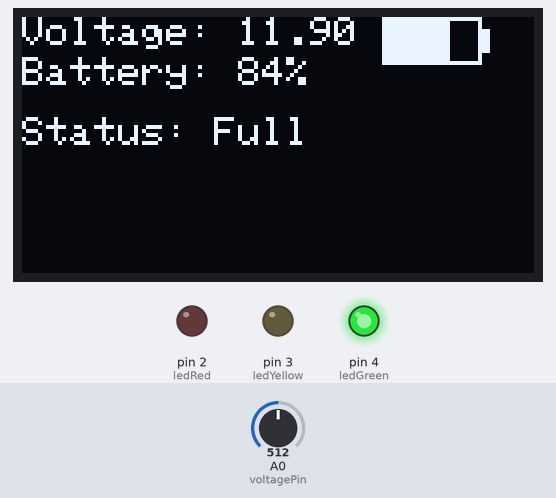
The sketch below on a simulated Arduino Uno, built with avr-gcc and run on an emulated ATmega328P. On the bench: 128×64 one-colour display, output pins drawn as LEDs (lit = HIGH). The test bench sets the inputs (shaded band); at power-on: A0 (voltagePin) = 512.

Above: at 3.2 s.
3.3 s: A0 (voltagePin) set to 488
At 5.0 s:
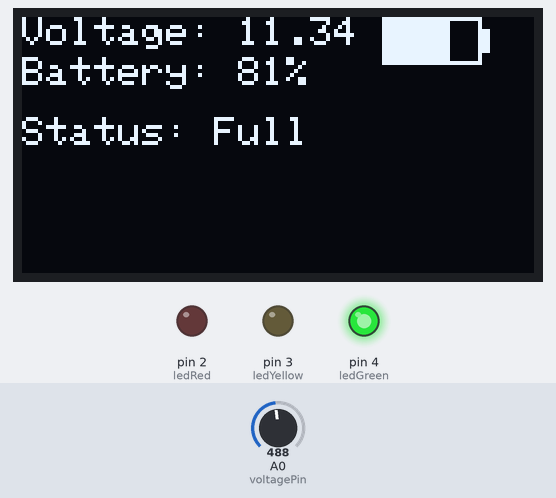
5.6 s: A0 (voltagePin) set to 474
At 7.4 s:
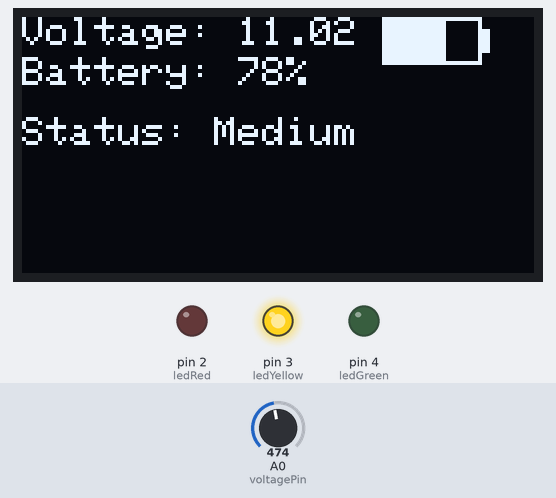
7.7 s: A0 (voltagePin) set to 198
At 9.1 s:
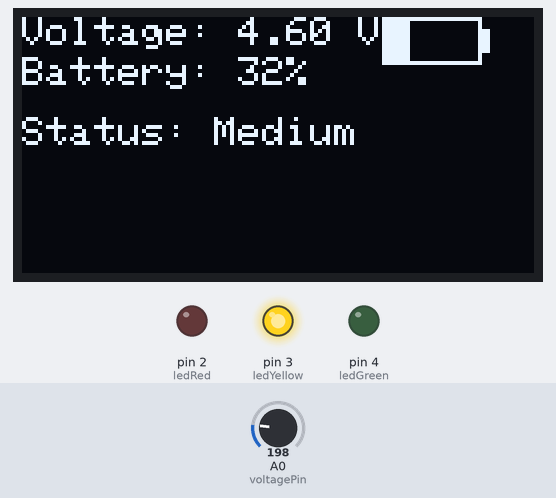
9.7 s: A0 (voltagePin) set to 174
At 11.5 s:
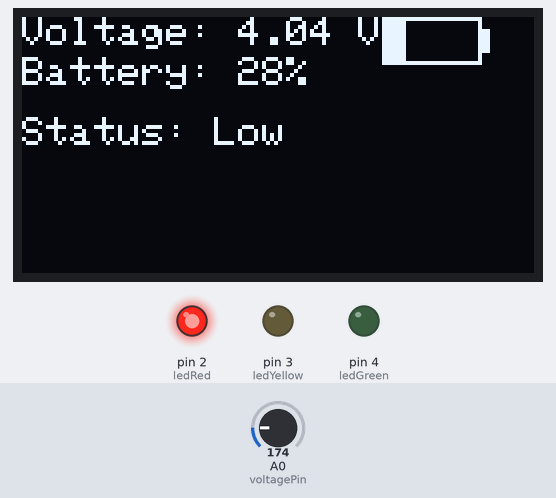
11.8 s: A0 (voltagePin) set to 33
At 13.1 s:
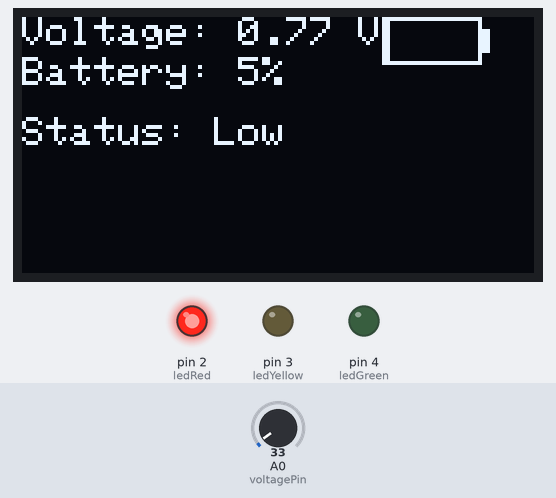
13.9 s: A0 (voltagePin) set to 28
At 15.8 s:
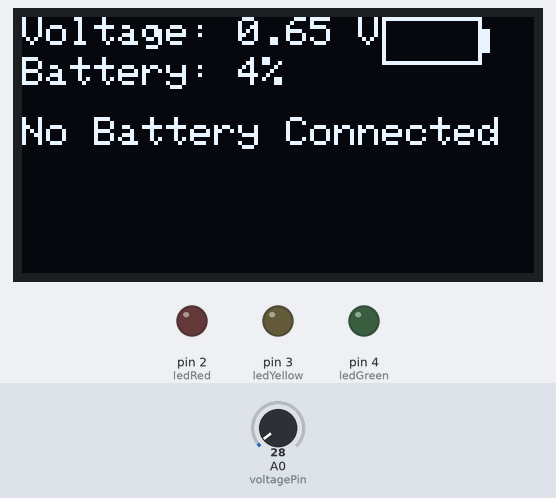
Timing chart, 0 to 16.9 s (numbered marks = the images above; inputs shaded):
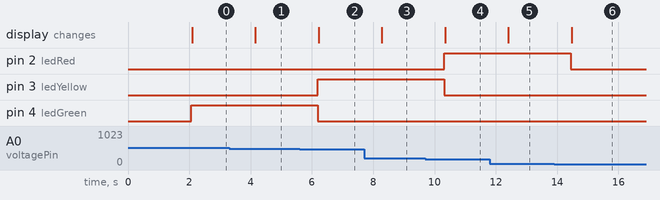

Measured:
- the behaviour switches between 482 and 481 on A0 (voltagePin) (found by bisection; images 1 and 2)
- the behaviour switches between 181 and 180 on A0 (voltagePin) (found by bisection; images 3 and 4)
- the behaviour switches between 31 and 30 on A0 (voltagePin) (found by bisection; images 5 and 6)
- after the input at 3.3 s, the display: changes after 0.85 s (image 1)
- after the input at 5.6 s, pin 3 (ledYellow): LOW → HIGH after 0.59 s; pin 4 (ledGreen): HIGH → LOW after 0.59 s; the display: changes after 0.62 s (image 2)
- after the input at 7.7 s, the display: changes after 0.58 s (image 3)
- after the input at 9.7 s, pin 2 (ledRed): LOW → HIGH after 0.62 s; pin 3 (ledYellow): HIGH → LOW after 0.62 s; the display: changes after 0.64 s (image 4)
- after the input at 11.8 s, the display: changes after 0.61 s (image 5)
- after the input at 13.9 s, pin 2 (ledRed): HIGH → LOW after 0.54 s; the display: changes after 0.57 s (image 6)

The sketch:

battery_level_with_oled.ino
```cpp
#include <Wire.h>
#include <Adafruit_GFX.h>
#include <Adafruit_SSD1306.h>

// OLED config
#define SCREEN_WIDTH 128
#define SCREEN_HEIGHT 64
#define OLED_RESET    -1
Adafruit_SSD1306 display(SCREEN_WIDTH, SCREEN_HEIGHT, &Wire, OLED_RESET);

// Input pin
const int voltagePin = A0;

// LED pins
const int ledRed = 2;
const int ledYellow = 3;
const int ledGreen = 4;

float voltage = 0.0;
float batteryVoltage = 0.0;
int batteryPercent = 0;

void setup() {
  if (!display.begin(SSD1306_SWITCHCAPVCC, 0x3C)) {
    while (true); // halt if OLED fails
  }

  display.clearDisplay();
  display.setTextSize(1);
  display.setTextColor(SSD1306_WHITE);
  display.setCursor(0, 0);
  display.println("Battery Monitor");
  display.display();
  delay(2000);
  display.clearDisplay();

  pinMode(ledRed, OUTPUT);
  pinMode(ledYellow, OUTPUT);
  pinMode(ledGreen, OUTPUT);
}

void loop() {
  int sensorValue = analogRead(voltagePin);
  voltage = sensorValue * (5.0 / 1023.0);
  batteryVoltage = voltage * 5.0 * 0.9510;  // Calibrated
  batteryVoltage = constrain(batteryVoltage, 0.0, 14.0);

  // % Mapping
  batteryPercent = map(batteryVoltage * 100, 0, 1400, 0, 100);
  batteryPercent = constrain(batteryPercent, 0, 100);

  // Battery bar width
  int barWidth = map(batteryPercent, 0, 100, 0, 20);

  // OLED Display
  display.clearDisplay();

  display.setCursor(0, 0);
  display.print("Voltage: ");
  display.print(batteryVoltage, 2);
  display.println(" V");

  display.setCursor(0, 10);
  display.print("Battery: ");
  display.print(batteryPercent);
  display.println("%");

  // Battery icon outer frame
  display.drawRect(90, 0, 25, 12, WHITE);     // main body
  display.fillRect(115, 3, 2, 6, WHITE);      // battery tip

  // Battery fill bar
  display.fillRect(91, 1, barWidth, 10, WHITE);

  display.setCursor(0, 25);

  // LEDs and Status
  if (batteryVoltage <= 0.7) {
    display.println("No Battery Connected");
    digitalWrite(ledRed, LOW);
    digitalWrite(ledYellow, LOW);
    digitalWrite(ledGreen, LOW);
  } else if (batteryPercent >= 80) {
    display.println("Status: Full");
    digitalWrite(ledGreen, HIGH);
    digitalWrite(ledYellow, LOW);
    digitalWrite(ledRed, LOW);
  } else if (batteryPercent >= 30) {
    display.println("Status: Medium");
    digitalWrite(ledGreen, LOW);
    digitalWrite(ledYellow, HIGH);
    digitalWrite(ledRed, LOW);
  } else {
    display.println("Status: Low");
    digitalWrite(ledGreen, LOW);
    digitalWrite(ledYellow, LOW);
    digitalWrite(ledRed, HIGH);
  }

  display.display();
  delay(1000);
}
```
